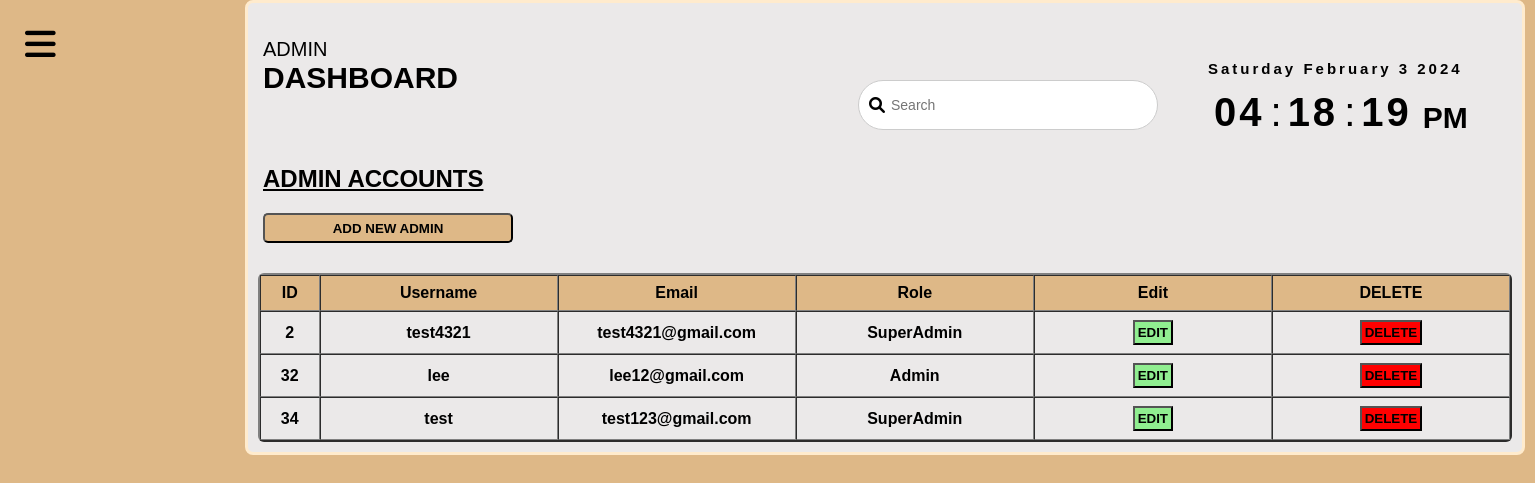
The page /AdminModule/SubAdminAccSuper.php (signed in) on the database its author committed.
### tables this page shows
CREATE TABLE `admin_acc` (
  `id` int(200) NOT NULL,
  `name` varchar(200) NOT NULL,
  `email` varchar(200) NOT NULL,
  `password` varchar(200) NOT NULL,
  `admin_type` varchar(200) NOT NULL
);

### AdminModule/SubAdminAccSuper.php (the view, shortened to what this page needs)
<?php
include('DataConnect.php');
?>
<!DOCTYPE html>
<html>
    <head>
        <link rel="stylesheet" href="Admin_Style.css">
        <link rel="stylesheet" href="https://cdnjs.cloudflare.com/ajax/libs/font-awesome/6.0.0/css/all.min.css">
    </head>
    <body>
        <div class="menu-btn">
            <i class="fas fa-bars"></i>
        </div>
        <div class="datetime">
            <div class="main-content">
                <div class="header-title">
                    <span> Admin </span>
                    <h2> Dashboard </h2>
                </div>
            </div>
            <div class="search-box">
                    <i class="fa-solid fa-search"> </i>
                    <input type="text" placeholder="Search">
                </div>
            <div class="date">
                <span id="day"> Day </span>
                <span id="month"> Month </span>
                <span id="daynum"> 00 </span>
                <span id="year"> Year </span>
            </div>
            <div class="time">
                <span id="hour"> 00 </span>:
                <span id="minutes"> 00 </span>:
                <span id="seconds"> 00 </span>
                <span id="period"> AM </span>
            </div>
            <div class="adminTable">
            <h2 style="margin-left:5px;text-transform:uppercase;text-decoration:underline;margin-top:35px;"> Admin Accounts </h2>
            <div class="addAdminbtn">
                <button style="background:burlywood; margin-top:20px; margin-left:5px; width:250px; height:30px; cursor:pointer; font-weight:bold; border-radius:5px;" onmouseover="this.style.background='sandybrown'" onmouseout="this.style.background='burlywood'">
                    ADD NEW ADMIN
                </button>
            </div>
            <?php
                $result = mysqli_query($connect, "SELECT * FROM admin_acc");
            ?>
                <table class="adminAcc" border="2" cellspacing="0" >
                    <tr class="headings">
                        <th> ID </th>
                        <th> Username </th>
                        <th> Email </th>
                        <th> Role </th>
                        <th> Edit </th>
                        <th> DELETE</th>
                    </tr>
                    <?php
                        while($row=mysqli_fetch_assoc($result))
                        {
                    ?>
                    <tr>
                        <th> <?php echo $row["id"]; ?> </th>
                        <th> <?php echo $row["name"]; ?> </th>
                        <th> <?php echo $row["email"]; ?> </th>
                        <th> <?php echo $row["admin_type"]; ?> </th>
                        <th>
                            <form method="post" action="EditAdminSuper.php">
                                <button type="submit" name="edit-btn" class="edit"> EDIT </button>
                            </form>
                        </th>
                        <th>
                            <form method="post">
                                <button type="submit" name="dlt-btn" class="dlt" onclick="return confirm('Are you sure you want to delete this account?')"> DELETE </button>
                            </form>
                        </th>
                    </tr>
                    <?php
                        }
                    ?>
                </table>
            </div>
        </div>
    </body>
</html>

### AdminModule/Admin_Style.css (style rules this page uses)
* { margin:0; padding:0; box-sizing:border-box; font-family:"Poppins",sans-serif; }
body { min-height:100vh; background-color:burlywood; color:white; background-size:cover; background-position:center; overflow-x: hidden; }
.menu-btn { position:absolute; color:rgb(0,0,0); font-size:35px; cursor:pointer; margin:25px; }
.datetime { color:black; background-color:#ebe9e9; font-family:"Segoe UI",sans-serif; width:1280px; padding:10px 10px; margin-left:245px; border:3px solid blanchedalmond; border-radius:8px; }
.date { font-size:15px; font-weight:600; text-align:center; letter-spacing:3px; margin-left:950px; position:absolute; top:60px; }
.time { font-size:40px; display:flex; justify-content:center; align-items:center; margin-left:950px; position:absolute; top:90px; }
.time span:not(:last-child) { position:relative; margin:0 6px; font-weight:600; text-align:center; letter-spacing:3px; }
.time span:last-child { font-size:30px; font-weight:600; text-transform:uppercase; margin-top:10px; padding:0 5px; border-radius:4px; }
.main-content { position:relative; color:black; }
.header-title { font-size:20px; padding:5px 5px; position: relative; top:20px; }
.header-title span { text-transform: uppercase; }
.header-title h2 { text-transform: uppercase; }
.search-box { display: flex; align-items: center; background-color: #fff; border: 1px solid #ccc; border-radius: 30px; padding: 10px; width: 300px; margin-left:600px; }
.search-box input[type="text"] { border: none; outline: none; width: 100%; padding: 6px; font-size: 14px; }
.adminAcc { width: 100%; table-layout: fixed; margin-top:30px; border-radius:6px; }
.adminAcc .headings { background-color:burlywood; }
.adminAcc th { text-align: center; width:20%; padding:8px; }
.adminAcc th:first-child { width: 5%; }
.adminAcc th:last-child { width: 20%; }
.edit { background-color:lightgreen; padding:3px; font-weight:bold; cursor:pointer; }
.dlt { background-color:red; padding:3px; font-weight:bold; cursor: pointer; }

### rows shown on the page
admin_acc: id "2", name "test4321", email "test4321@gmail.com", admin_type "SuperAdmin"
admin_acc: id "32", name "lee", email "lee12@gmail.com", admin_type "Admin"
admin_acc: id "34", name "test", email "test123@gmail.com", admin_type "SuperAdmin"
